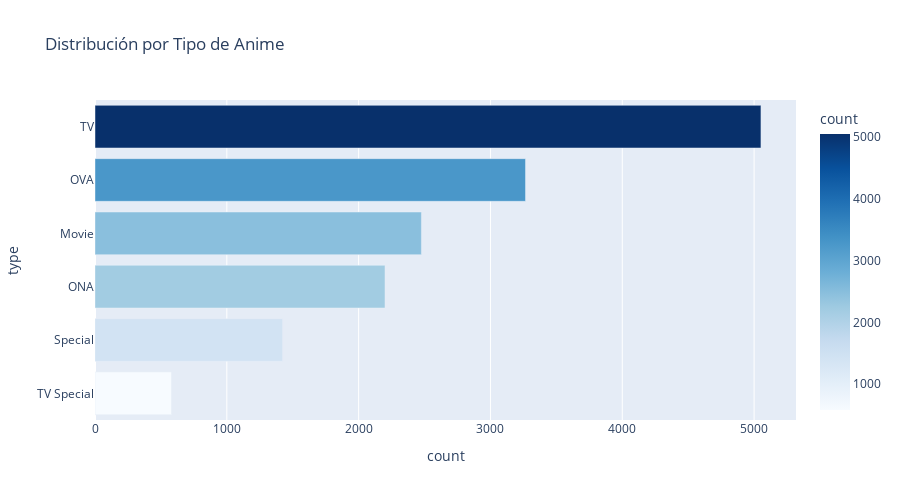

Notebook code for this chart:
### Markdown cell above
Crear gráfico de barras horizontal

### Code cell
fig2 = px.bar(
    df_type,
    x='count',
    y='type',
    orientation='h',  # Horizontal
    title='Distribución por Tipo de Anime',
    color='count',
    color_continuous_scale='Blues'
)
fig2.update_layout(height=500, yaxis={'categoryorder': 'total ascending'})  # Ordenar
fig2.show()
print(type_counts)

### Figure 1 — Plotly figure (JSON) as saved in the notebook; plotly's stock layout.template omitted (floating-point values rounded to 4 significant figures)
{"data": [{"hovertemplate": "count=%{marker.color}<br>type=%{y}<extra></extra>", "legendgroup": "", "marker": {"color": [5052, 3266, 2476, 2200, 1423, 580], "coloraxis": "coloraxis", "pattern": {"shape": ""}}, "name": "", "orientation": "h", "showlegend": false, "textposition": "auto", "type": "bar", "x": [5052, 3266, 2476, 2200, 1423, 580], "xaxis": "x", "y": ["TV", "OVA", "Movie", "ONA", "Special", "TV Special"], "yaxis": "y"}], "layout": {"barmode": "relative", "coloraxis": {"colorbar": {"title": {"text": "count"}}, "colorscale": [[0, "rgb(247,251,255)"], [0.125, "rgb(222,235,247)"], [0.25, "rgb(198,219,239)"], [0.375, "rgb(158,202,225)"], [0.5, "rgb(107,174,214)"], [0.625, "rgb(66,146,198)"], [0.75, "rgb(33,113,181)"], [0.875, "rgb(8,81,156)"], [1, "rgb(8,48,107)"]]}, "height": 500, "legend": {"tracegroupgap": 0}, "title": {"text": "Distribución por Tipo de Anime"}, "xaxis": {"anchor": "y", "domain": [0, 1], "title": {"text": "count"}}, "yaxis": {"anchor": "x", "categoryorder": "total ascending", "domain": [0, 1], "title": {"text": "type"}}}}
